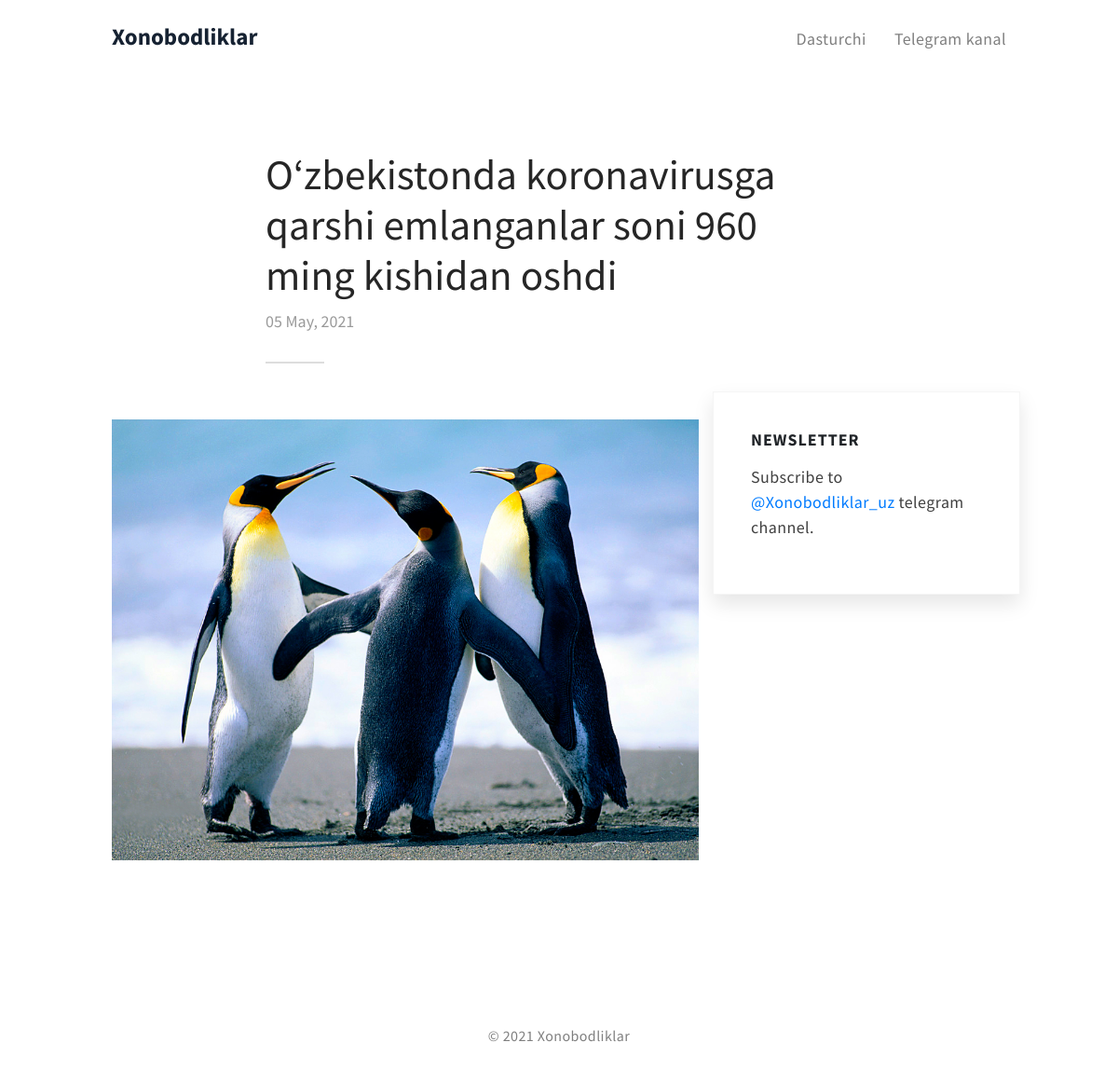
Page /4/ on the committed database.
### yangiliklar/models.py (models this page shows, shortened)
class Yangilik(models.Model):
    title = models.CharField(max_length=255)
    img = models.ImageField(verbose_name="Rasm",upload_to="media")
    qisqa = tinymce_models.HTMLField()
    body = tinymce_models.HTMLField()
    date = models.DateTimeField(auto_now_add=True)
    class Meta:
        ordering = ['-id']

### yangiliklar/views.py (the view)
# urls.py: path('<int:pk>/', ArticleDetailView.as_view(), name='article_detail')
class ArticleDetailView(DetailView):
    model = Yangilik
    template_name = 'article_detail.html'

### templates/article_detail.html (shortened to what this page needs)
{% extends 'base.html' %}
{% load static %}
{% block content %}
<section class="flex align-items-center">
    <div class="container">
      <div class="row article-wrapper justify-center align-top">
        <div class="article-header col-md-8">
          <h1 class="title">{{ object.title }}</h1>
          <div class="date">
            <span>{{ object.date|date:"d F, Y " }}</span>
          </div>
        </div>
        <article class="content col-md-8 col-12">
            <figure><div class="figure_wrapper"><img src="{{object.img.url}}"></div></figure>
        </article>
{% endblock content %}

### static/assets/css/flexgridcombo.css (style rules this page uses)
.flex { display: flex; flex-wrap: wrap; }
.flex .col-12 { flex-basis: 100%; max-width: 100%; }
@media (min-width: 768px) { .flex .col-md-8 { flex-basis: 66.66666666666667%; max-width: 66.66666666666667%; } }
.justify-center { justify-content: center; }
.align-top { align-items: flex-start; }

### static/assets/css/style.css (style rules this page uses)
* { margin: 0; padding: 0; }
html { font-size: 16px; }
.flex > div { box-sizing: border-box; }
html { font-size: 18px; }
body { font-family: 'Source Sans Pro', sans-serif; font-weight: 400; }
.container { box-sizing: border-box; max-width: 1040px; padding: 0 40px; }
section { box-sizing: border-box; }
.title { color: rgba(0,0,0,0.85); }
.date { color: rgba(0,0,0,0.4); }
header + section:not(#home) { padding-top: 80px; }
.article-wrapper { padding: 80px 0; }
.article-header { margin-bottom: 30px; position: relative; }
.article-header:after { content: ''; height: 2px; background: #ddd; width: 10%; display: block; margin-top: 30px; }
article { margin-bottom: 50px; }
.article-wrapper .content img, .article-wrapper .content video, .article-wrapper .content iframe, .article-wrapper .content .iframe_wrap { max-width: 100%; vertical-align: top; }
.article-wrapper .content figure { margin: 0 0 16px; padding: 0; text-align: center; position: relative; }
.article-wrapper .content .figure_wrapper { position: relative; }
.article-wrapper .content .figure_wrapper img, .article-wrapper .content .figure_wrapper video { opacity: 1; transition: opacity .15s ease; max-height: 690px; }

### rows in the picture
Yangilik: title "O‘zbekistonda koronavirusga qarshi emlanganlar soni 960 ming kishidan oshdi", date "05 May, 2021", img (picture)
